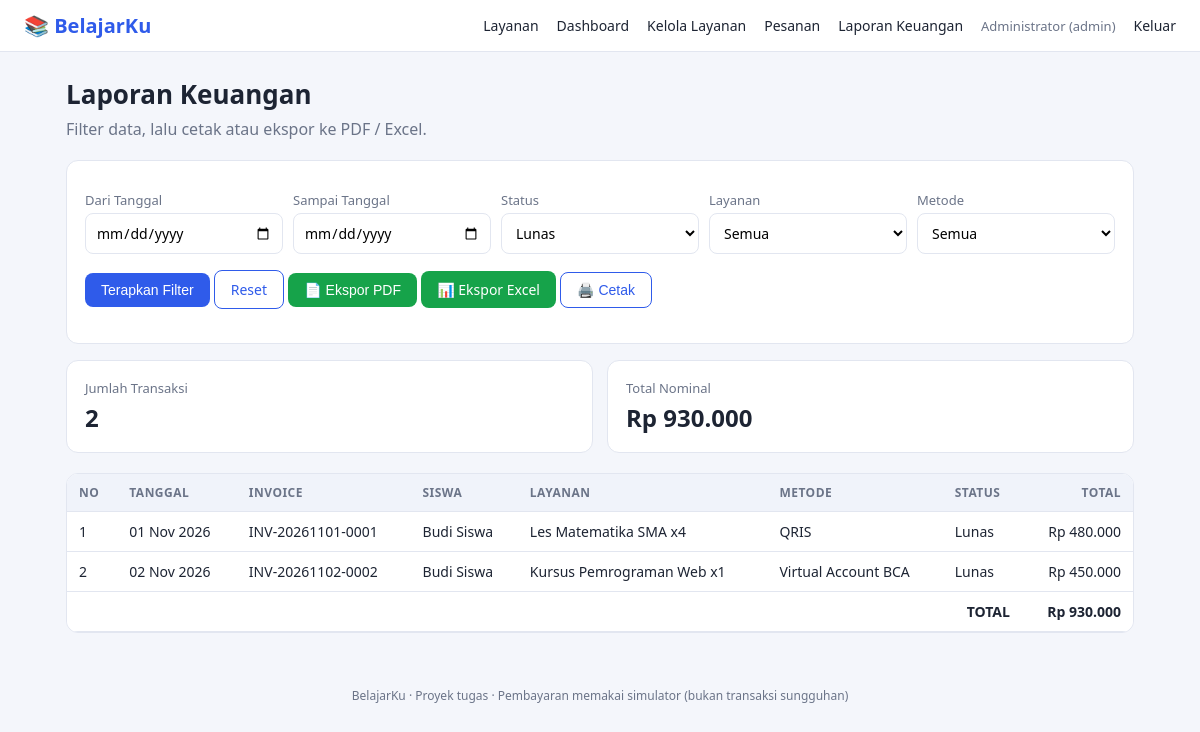
The page /admin_laporan.php (signed in) on the database its author committed.
### tables this page shows
CREATE TABLE orders (
  id INT AUTO_INCREMENT PRIMARY KEY,
  invoice_no VARCHAR(30) NOT NULL UNIQUE,
  user_id INT NOT NULL,
  service_id INT NULL,
  service_name VARCHAR(120) NOT NULL,
  tipe VARCHAR(30) NOT NULL,
  harga INT NOT NULL,
  qty INT NOT NULL,
  total INT NOT NULL,
  jadwal DATE NOT NULL,
  catatan TEXT,
  status ENUM('pending','paid','failed','cancelled') NOT NULL DEFAULT 'pending',
  created_at DATETIME NOT NULL DEFAULT CURRENT_TIMESTAMP,
  FOREIGN KEY (user_id) REFERENCES users(id) ON DELETE CASCADE,
  FOREIGN KEY (service_id) REFERENCES services(id) ON DELETE SET NULL
);

CREATE TABLE users (
  id INT AUTO_INCREMENT PRIMARY KEY,
  nama VARCHAR(100) NOT NULL,
  email VARCHAR(120) NOT NULL UNIQUE,
  password VARCHAR(255) NOT NULL,
  role ENUM('admin','siswa') NOT NULL DEFAULT 'siswa',
  created_at DATETIME NOT NULL DEFAULT CURRENT_TIMESTAMP
);

CREATE TABLE payments (
  id INT AUTO_INCREMENT PRIMARY KEY,
  order_id INT NOT NULL,
  metode VARCHAR(40) NOT NULL,
  ref_gateway VARCHAR(30) NOT NULL,
  amount INT NOT NULL,
  status ENUM('success','failed') NOT NULL,
  paid_at DATETIME NOT NULL DEFAULT CURRENT_TIMESTAMP,
  FOREIGN KEY (order_id) REFERENCES orders(id) ON DELETE CASCADE
);

### functions.php (called while the page is built, shortened)
<?php
function e($s) { return htmlspecialchars((string)$s, ENT_QUOTES, 'UTF-8'); }
function rp($n) { return 'Rp ' . number_format((float)$n, 0, ',', '.'); }
function tgl($d, $time = false) {
    return date($time ? 'd M Y H:i' : 'd M Y', strtotime($d));
}
function user() { return $_SESSION['user'] ?? null; }
function report_rows(PDO $pdo, array $f) {
    $sql = "SELECT o.*, u.nama AS siswa, p.metode, p.ref_gateway,
                   COALESCE(p.paid_at, o.created_at) AS tanggal
            FROM orders o
            JOIN users u ON u.id = o.user_id
            LEFT JOIN payments p ON p.order_id = o.id AND p.status = 'success'
            WHERE 1=1";
    $args = [];
    if (!empty($f['status']))  { $sql .= " AND o.status = ?"; $args[] = $f['status']; }
    $sql .= " ORDER BY tanggal ASC, o.id ASC";
    $st = $pdo->prepare($sql);
    $st->execute($args);
    return $st->fetchAll();
}
function report_filter_from_get() {
    return [
        'from'    => $_GET['from'] ?? '',
        'to'      => $_GET['to'] ?? '',
        'status'  => array_key_exists('status', $_GET) ? $_GET['status'] : 'paid',
        'service' => $_GET['service'] ?? '',
        'metode'  => $_GET['metode'] ?? '',
    ];
}

### admin_laporan.php (the view, shortened to what this page needs)
<?php
require 'inc/config.php';
$f = report_filter_from_get();
$rows = report_rows($pdo, $f);
$total = array_sum(array_column($rows, 'total'));
$services = $pdo->query('SELECT id,nama FROM services ORDER BY nama')->fetchAll();
$qs = http_build_query($f);
include 'inc/header.php';
?>
<h1>Laporan Keuangan</h1><div class="sub no-print">Filter data, lalu cetak atau ekspor ke PDF / Excel.</div>
<form class="card no-print" method="get" style="margin-bottom:16px">
  <div class="row">
    <div><label>Dari Tanggal</label><input type="date" name="from" value="<?= e($f['from']) ?>"></div>
    <div><label>Sampai Tanggal</label><input type="date" name="to" value="<?= e($f['to']) ?>"></div>
    <div><label>Status</label><select name="status"><option value="">Semua</option>
      <?php foreach (STATUS_LABEL as $k => $v): ?><option value="<?= $k ?>" <?= $f['status'] === $k ? 'selected' : '' ?>><?= e($v[0]) ?></option><?php endforeach; ?></select></div>
    <div><label>Layanan</label><select name="service"><option value="">Semua</option>
      <?php foreach ($services as $s): ?><option value="<?= (int)$s['id'] ?>" <?= (string)$f['service'] === (string)$s['id'] ? 'selected' : '' ?>><?= e($s['nama']) ?></option><?php endforeach; ?></select></div>
    <div><label>Metode</label><select name="metode"><option value="">Semua</option>
      <?php foreach (METODE as $m): ?><option <?= $f['metode'] === $m ? 'selected' : '' ?>><?= e($m) ?></option><?php endforeach; ?></select></div>
  </div>
  <p><button>Terapkan Filter</button>
     <a class="btn btn-o" href="admin_laporan.php">Reset</a>
     <button type="button" class="btn-g" id="bPdf">📄 Ekspor PDF</button>
     <a class="btn btn-g" href="admin_export.php?<?= e($qs) ?>">📊 Ekspor Excel</a>
     <button type="button" class="btn-o" onclick="window.print()">🖨️ Cetak</button></p>
</form>
<div class="stats">
  <div class="card stat"><div class="l">Jumlah Transaksi</div><div class="n"><?= count($rows) ?></div></div>
  <div class="card stat"><div class="l">Total Nominal</div><div class="n"><?= rp($total) ?></div></div>
</div>
<div class="tw"><table id="tbl">
<thead><tr><th>No</th><th>Tanggal</th><th>Invoice</th><th>Siswa</th><th>Layanan</th><th>Metode</th><th>Status</th><th class="r">Total</th></tr></thead>
<tbody>
<?php foreach ($rows as $i => $o): ?>
<tr><td><?= $i + 1 ?></td><td><?= tgl($o['tanggal']) ?></td><td><?= e($o['invoice_no']) ?></td><td><?= e($o['siswa']) ?></td>
<td><?= e($o['service_name']) ?> x<?= (int)$o['qty'] ?></td><td><?= e($o['metode'] ?? '-') ?></td>
<td><?= e(STATUS_LABEL[$o['status']][0]) ?></td><td class="r"><?= rp($o['total']) ?></td></tr>
<?php endforeach; ?>
</tbody>
<tfoot><tr><td colspan="7" class="r"><b>TOTAL</b></td><td class="r"><b><?= rp($total) ?></b></td></tr></tfoot>
</table></div>
<?php include 'inc/footer.php'; ?>

### header.php (shortened to what this page needs)
<?php $u = user(); $title = $title ?? 'BelajarKu'; ?>
<!doctype html>
<html lang="id">
<head>
<link rel="stylesheet" href="assets/style.css">
</head>
<body>
<nav class="no-print">
  <a class="brand" href="index.php">📚 BelajarKu</a>
  <a href="index.php">Layanan</a>
  <?php if (!$u): ?>
    <a href="login.php">Masuk</a><a href="register.php">Daftar</a>
  <?php elseif ($u['role'] === 'admin'): ?>
    <a href="admin_dashboard.php">Dashboard</a>
    <a href="admin_layanan.php">Kelola Layanan</a>
    <a href="admin_pesanan.php">Pesanan</a>
    <a href="admin_laporan.php">Laporan Keuangan</a>
  <?php else: ?>
    <a href="pesanan.php">Pesanan Saya</a>
  <?php endif; ?>
  <?php if ($u): ?>
    <span class="who"><?= e($u['nama']) ?> (<?= e($u['role']) ?>)</span>
    <a href="logout.php">Keluar</a>
  <?php endif; ?>
</nav>
<main>

### footer.php
</main>
<footer class="no-print">BelajarKu &middot; Proyek tugas &middot; Pembayaran memakai simulator (bukan transaksi sungguhan)</footer>
</body>
</html>

### style.css (style rules this page uses)
:root { --pri:#2f5bea;--pri-d:#1f43b8;--bg:#f4f6fb;--tx:#1d2433;--mut:#6b7488;--bd:#e2e6f0;--ok:#16a34a;--warn:#d97706;--err:#dc2626 }
* { box-sizing:border-box }
body { margin:0;font-family:system-ui,-apple-system,Segoe UI,Roboto,sans-serif;background:var(--bg);color:var(--tx) }
nav { background:#fff;border-bottom:1px solid var(--bd);padding:12px 24px;display:flex;align-items:center;gap:18px;flex-wrap:wrap;position:sticky;top:0;z-index:5 }
nav .brand { font-weight:800;color:var(--pri);font-size:20px;margin-right:auto }
nav a { color:var(--tx);text-decoration:none;font-size:14px }
nav .who { color:var(--mut);font-size:13px }
main { max-width:1100px;margin:24px auto;padding:0 16px }
h1 { font-size:26px;margin:0 0 6px }
.sub { color:var(--mut);margin-bottom:20px }
.card { background:#fff;border:1px solid var(--bd);border-radius:12px;padding:18px }
button,.btn { background:var(--pri);color:#fff;border:0;border-radius:8px;padding:9px 16px;font-size:14px;cursor:pointer;text-decoration:none;display:inline-block }
.btn-o { background:#fff;color:var(--pri);border:1px solid var(--pri) }
.btn-g { background:var(--ok) }
label { display:block;font-size:13px;margin:12px 0 4px;color:var(--mut) }
input,select,textarea { width:100%;padding:9px 10px;border:1px solid var(--bd);border-radius:8px;font-size:14px;background:#fff;font-family:inherit }
table { width:100%;border-collapse:collapse;font-size:14px;background:#fff }
th,td { padding:10px 12px;border-bottom:1px solid var(--bd);text-align:left }
th { background:#f0f3fa;font-size:12px;text-transform:uppercase;letter-spacing:.04em;color:var(--mut) }
.r { text-align:right }
.tw { overflow-x:auto;border:1px solid var(--bd);border-radius:12px }
.stats { display:grid;grid-template-columns:repeat(auto-fit,minmax(200px,1fr));gap:14px;margin-bottom:20px }
.stat .n { font-size:24px;font-weight:700;margin-top:4px }
.stat .l { color:var(--mut);font-size:13px }
.row { display:flex;gap:10px;flex-wrap:wrap;align-items:end }
.row>div { flex:1;min-width:150px }
footer { text-align:center;color:var(--mut);font-size:12px;padding:30px }

### rows shown on the page
orders: tanggal "01 Nov 2026", invoice_no "INV-20261101-0001", user.nama "Budi Siswa", service_name "Les Matematika SMA", qty "4", payments.metode "QRIS", status "Lunas", total "Rp 480.000"
orders: tanggal "02 Nov 2026", invoice_no "INV-20261102-0002", user.nama "Budi Siswa", service_name "Kursus Pemrograman Web", qty "1", payments.metode "Virtual Account BCA", status "Lunas", total "Rp 450.000"

### other values the page prints
$u['nama'] "Administrator"
$u['role'] "admin"
count($rows) "2"
rp($total) "Rp 930.000"
form field status "Lunas"
